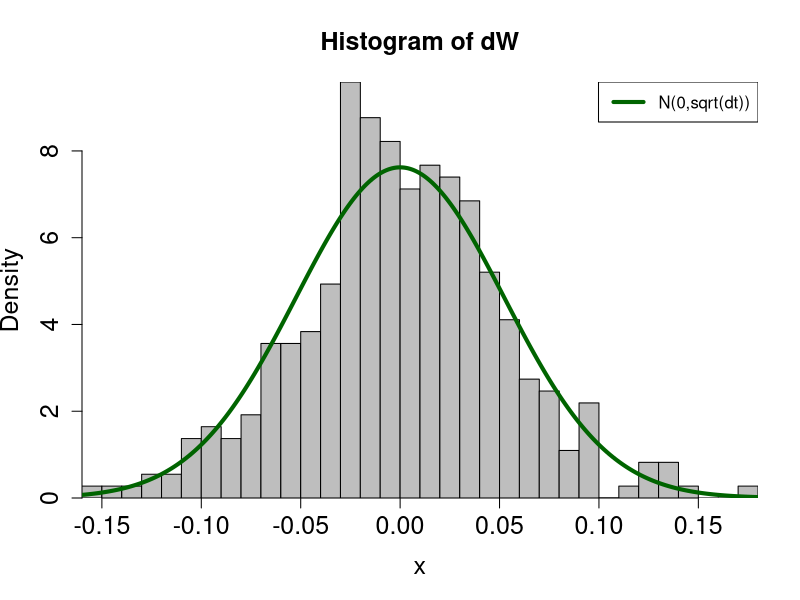
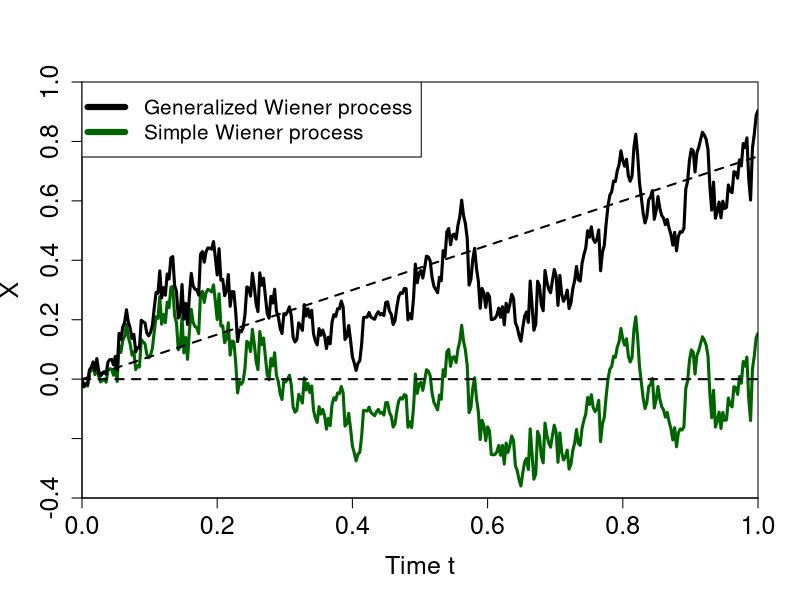
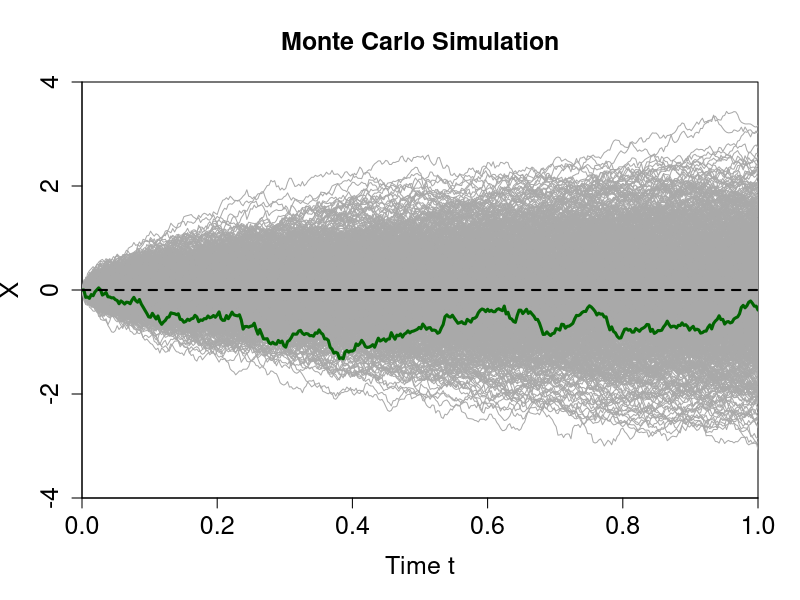

Here is the R script that generated these plots, in order:

#######################
##Stochastic processes 
#######################

#Input for Wiener process
T <- 1                          # Time period in years 
N <- 365                        # Time steps per year (e.g. 365 days)
dt <- rep(1/N,T*N)              # Vector of constant time steps
t <- c(0,cumsum(dt))            # Time line including start date (t=0)


#fix random number generator
set.seed(100)                                    
#Simulate increments (dW is the vector of increments)
dW <- rnorm(length(dt), mean = 0, sd = 1)*sqrt(dt)


#Visualize distribution of increments
hist(dW, freq = FALSE,  breaks = 30, 
     col = "grey", xlab = "x", ylab = "Density", 
     xaxs = "i", yaxs = "i", main = "Histogram of dW",  
     cex.axis = 1.5, cex.lab = 1.5, cex.main = 1.5)
#overlay standard normal pdf
x <- seq(-1,1,0.001)
y <- dnorm(x, mean = 0, sd = sqrt(dt[1]))
lines(x, y, lwd = 4, col = "darkgreen") 
legend("topright", "N(0,sqrt(dt))", lty=1, col = "darkgreen", lwd = 4, bty = TRUE)


#Turn increments into a path
W0 <- 0                       #starting value is W0
Wt <- c(W0, W0 + cumsum(dW))  #Wt contains the path

#Add a drift and variance rate
#Convert the path to a generalized Wiener process
a <- 0.75                                        #constant drift
b <- 1                                           #constant variance
X0 <- 0                                          #starting value is X0
Xt <- c(X0, X0 + cumsum(a*dt) + b*cumsum(dW))    #Xt contains the path


#Plot sample paths of Wt and Xt
#png(file="Wiener.png",width=2000, height=1000, res = 200)
plot(t, Wt, type = "l", 
     lwd = 3, xlim = c(0,T), ylim = c(-0.4,1),
     xaxs = "i", yaxs = "i", col = "darkgreen", 
     #main = "Wiener processes", 
     xlab = "Time t", ylab = "X", 
     cex.axis = 1.5, cex.lab = 1.5, cex.main = 1.5)
lines(t, Xt, lwd = 3, col = "black")
legend("topleft",c("Generalized Wiener process", "Simple Wiener process"), pch=c(NA,NA), 
       lty = c(1,1), lwd = 6, col = c("black", "darkgreen"),
       bty = TRUE, bg=FALSE, cex=1.25, box.col=TRUE, horiz=FALSE)
abline(h=0, lty=2, lwd = 2)
lines(t,a*t, lty=2, lwd = 2)
#dev.off()




##########################
##Monte Carlo Simulations
##########################

#Input for simulation of Wiener process
paths <- 1000                   # number of paths to be simulated
T <- 1                          # Time period in years
N <- 365                        # Time steps per year (e.g. 365 days)
dt <- rep(1/N,T*N)              # Vector of constant time steps
t <- c(0,cumsum(dt))            # Time line including start date (t=0)
W0 <- 0                         # Starting value of the paths

#fix random number generator
#set.seed(100)                                    
#create storage matrix for the paths
Wt <- matrix(NA, paths, length(t))
#paths will be stored in rows
#columns represent the time steps


#Simulate increments for the chosen number of paths
for(i in 1:paths){
        #creates a vector of increments (fresh in each iteration of the loop)
        dW <- sqrt(dt)*rnorm(length(dt), mean = 0, sd = 1)  
        #turns the increments into a path and stores the path in row i of Wt
        Wt[i,] <- c(W0, W0 + cumsum(dW))}                

#Visualize all paths
#png(file="Monte Carlo.png",width=1000, height=1000, res = 200)
plot(t, Wt[1,], type = "l", 
     lwd = 3, xlim = c(0,T), ylim = c(-4,4),
     xaxs = "i", yaxs = "i", col = "darkgreen", 
     main = "Monte Carlo Simulation", 
     xlab = "Time t", ylab = "X", 
     cex.axis = 1.5, cex.lab = 1.5, cex.main = 1.5)
for(i in 2:length(Wt[,1])){lines(t, Wt[i,], lwd = 1, col = "darkgrey")}
lines(t,Wt[1,], lwd = 3, col = "darkgreen")
abline(h=0, lty=2, lwd = 2)
#dev.off()
